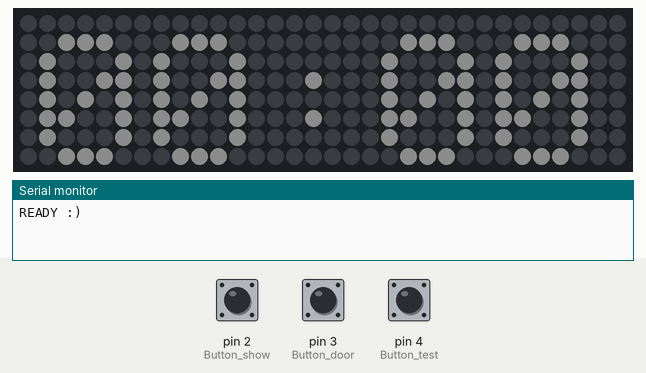
This sketch was run on a simulated Arduino Uno, built with avr-gcc and run on an emulated ATmega328P. On the bench: 32×8 RGB LED matrix (first LED top left, wired row by row), the last lines printed to the serial monitor. The test bench sets the inputs (shaded band); at power-on: pin 2 (Button_show) HIGH, pin 3 (Button_door) HIGH, pin 4 (Button_test) HIGH. Dim RGB values are drawn brighter than linear.

Above: at 1.2 s.
1.3 s: pin 2 (Button_show) pulled LOW for 0.15 s
At 1.55 s:
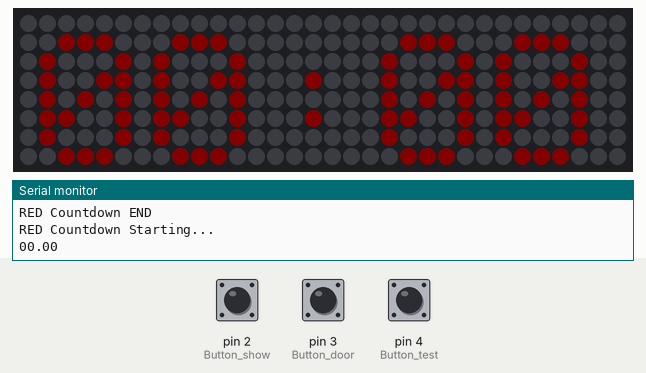
3.1 s: pin 3 (Button_door) pulled LOW for 3.2 s
At 5.06 s:
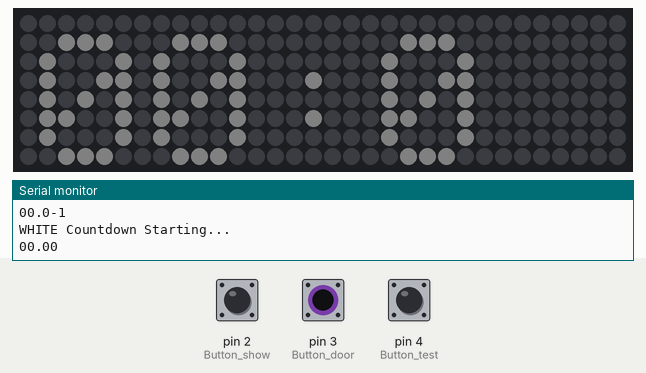
7.8 s: pin 2 (Button_show) pulled LOW for 1 s
At 9.4 s:
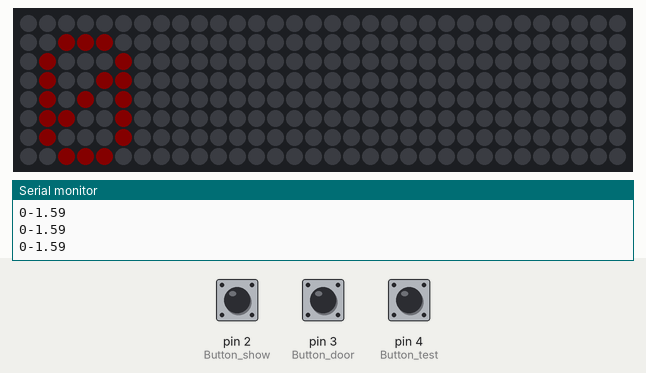
10.3 s: pin 3 (Button_door) pulled LOW for 0.15 s
At 11.3 s:
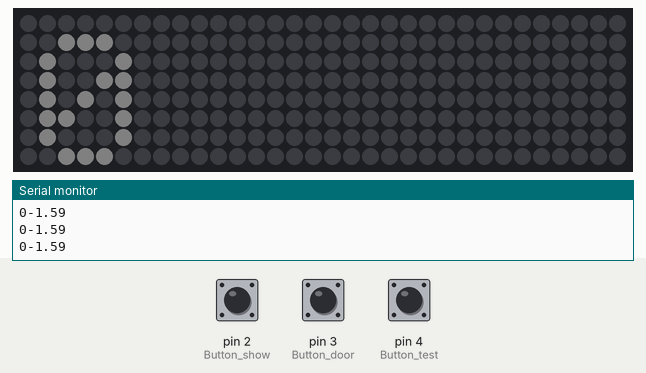
12.0 s: pin 4 (Button_test) pulled LOW for 0.15 s
At 12.7 s:
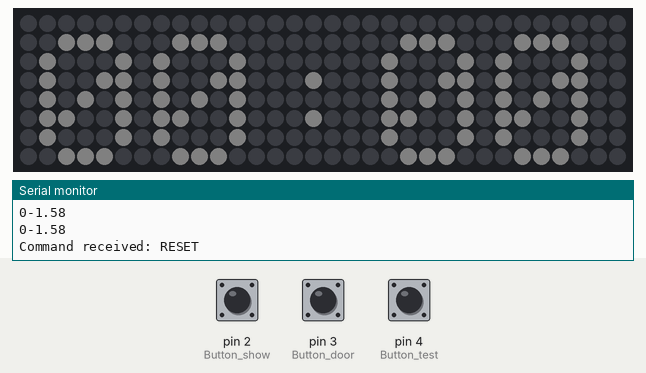
Timing chart, 0 to 15.0 s (numbered marks = the images above; inputs shaded):
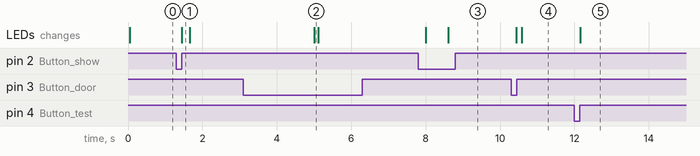

The sketch:

countdown_2560_prod.ino
```cpp
/* Affichage Compte à reboursh
*
*
* 2016 Julien Auberson Theâtre de Vidy Lausanne
*
* 13.09 Blanc et rouge se suivent, ajout de 0, ajout de info, enlever les trucs inutiles door show etc..
* ajout des 0 dans le decompte blanc, inversion !!!!!! de M se S dans la saisie !!!! :)***--_ooo
* V0.4.1 cleaN des des merdes inuiles... et toutes les variables
* V0.4  ajout enregistrement variables sur eeprom
* V0.3: ajout saisie variables par port série
* V0.3 SC : Utiliisation de la librairie Serial Command.
*
*/

#include <Adafruit_GFX.h>
#include <Adafruit_NeoMatrix.h>
#include <Adafruit_NeoPixel.h>
#include <SoftwareSerial.h>
#include <SerialCommand.h>
#include <EEPROMex.h>

SerialCommand SCmd;   // Initialisation objet Scmd
#define PIN 6  // PIN pour NeoPixel
#define Button_show 2
#define Button_door 3
#define Button_test 4


int i = 0;
char run = 0; // shows if timer is runnig
int door = 0; // Door countdown
int show = 0; // Show countdown
char END = 0; // variable fin décompte Show.
boolean looping = false;


// user setted and "turn on" values

int default_Sec;
int default_Min;
// current values
int Sec;
int Min;
int Min_S;
int Sec_S;
int Sec_countdown;
int Min_countdown;
int brightness;

//timer interrupt

ISR(TIMER1_OVF_vect) {
  Sec--; // timer values decreases
  TCNT1 = 0x0BDC;

}


Adafruit_NeoMatrix matrix = Adafruit_NeoMatrix(32, 8, PIN,
                            NEO_MATRIX_TOP     + NEO_MATRIX_LEFT +
                            NEO_MATRIX_COLUMNS + NEO_MATRIX_ZIGZAG,
                            NEO_GRB            + NEO_KHZ800);


const uint16_t colors[] = {
  matrix.Color(200, 0, 0), matrix.Color(180, 180, 180 ), matrix.Color(176, 23, 31), matrix.Color(0, 200, 0), matrix.Color(225, 100, 255)
};


void setup()

{
  // Default timer value definition

  Min_S = EEPROM.readInt(1);
  Sec_S = EEPROM.readInt(3);
  brightness = 12;
  Min_countdown = EEPROM.readInt(7);
  Sec_countdown = EEPROM.readInt(9);

  matrix.begin();
  matrix.setTextWrap(false);
  matrix.setBrightness(12);
  //matrix.setTextColor(colors[0]);
  matrix.fillScreen(0);

  pinMode(Button_door, INPUT_PULLUP);
  //digitalWrite(Button_door, HIGH); //pull up resistor
  pinMode(Button_show, INPUT_PULLUP);
  //digitalWrite(Button_show, HIGH); //pull up resistor
  pinMode(Button_test, INPUT_PULLUP);

  TIMSK1 = 0x01; // enabled global and timer overflow interrupt;
  TCCR1A = 0x00; // normal operation 148 page (mode0);
  TCNT1 =  0x0BDC;
  TCCR1B = 0x00; // stop hardware timer


  SCmd.addDefaultHandler(unrecognized); // Handler for command that isn't matched  (says "What?")
  SCmd.addCommand("T", process_time); // Saisie du temps
  SCmd.addCommand("I", info); //

  SCmd.addCommand("D", start_door); //
  SCmd.addCommand("B", set_brightness); //

  SCmd.addCommand("R", start_reset); //
  SCmd.addCommand("U", process_countdown_time); //


  Serial.begin(9600);

  Serial.print(("READY :)"));
  Serial.println("");


};


void loop ()
{
  //brightnesscontrol();


  SCmd.readSerial();

  default_Sec = Min_S;
  default_Min = Sec_S;


  if (!digitalRead(Button_door)) {
    start_door() ;
  }
  if (!digitalRead(Button_show)) {
    start_show() ;
  }
  if (!digitalRead(Button_test)) {
    start_reset() ;
  }


  if (Sec == -1) {
    Min--;
    Sec = 59;
  }

  ///ajout de 0 dans décompte série/////

  if (run) {
    if (Min <= 9) Serial.print("0");  // adjust for 0-9
    Serial.print(Min);
    Serial.print(".");
    if (Sec <= 9) Serial.print("0");  // adjust for 0-9
    Serial.println (Sec);
  }

  /// Conversion en format MM:SS    ////

  byte Tc = (Min / 10);
  byte Td = (Min % 10);
  byte Te = (Sec / 10);
  byte Tf = (Sec % 10);
  char num[11] = {'0', '1', '2', '3', '4', '5', '6', '7', '8', '9'};
  char Tm[1] = {num[Tc]};
  char Tm2[1] = {num[Td]};
  char Ts[1] = {num[Te]};
  char Ts2[1] = {num[Tf]};
  char showhour[9] = {Tm[0], Tm2[0], ':', Ts[0], Ts2[0]};


  if (run) {  // to do
    matrix.fillScreen(0);
    matrix.setCursor(1, 1);
    matrix.print(showhour);
    matrix.show();
  }

  else {
    Min = Min_countdown;
    Sec = Sec_countdown;
    matrix.fillScreen(0);
    matrix.setCursor(1, 1);
    if (Min <= 9) matrix.print("0");  // adjust for 0-9
    matrix.print(Min);
    matrix.print(":");
    if (Sec <= 9) matrix.print("0");  // adjust for 0-9
    matrix.print (Sec);

   // matrix.print(Min_countdown);matrix.print(":"); matrix.print(Sec_countdown); // Chiffres statiques
    matrix.show();
    //delay(150);
  }


  ///Fin du compte à rebours "Porte"
  if ((Min == 0) && (Sec == 0) && run && door) {
   // run = 0;
    //TCCR1B = 0x00; //stop timer
    door = 0;
  Serial.println("Decompte Rouge");
  Sec = Min_S;
  Min = Sec_S;
  //TCCR1B = 0x04;
  run = 1;
  show = 1;
  matrix.setTextColor(colors[0]);


    END = 1;
  }

  ///Fin du compte à rebours "Show" ///
  if ((Min == 0) && (Sec == 0) && run && show) {
    run = 0;
    show = 0;
    Serial.println("RED Countdown END");

    matrix.setTextColor(colors[1]);
    TCCR1B = 0x00; //stop timer
    END = 1;

  }


  // END
  if (END) {
    END = 0;
    Sec = default_Sec ;
    Min = default_Min ;

  }

};


void unrecognized()
{
  Serial.println("What?");
}


void process_time()
{

  char *arg;

  Serial.println("RED Countdown Sec : Min");
  arg = SCmd.next();
  if (arg != NULL)
  {
    Min_S = atoi(arg);  // Converts a char string to an integer

    Serial.print("Seconde: ");
    Serial.println(Min_S);
    EEPROM.writeInt(1, Min_S);
  }
  else {
    Serial.println("No arguments");
  }

  arg = SCmd.next();
  if (arg != NULL)
  {
    Sec_S = atol(arg);
    Serial.print("Minute: ");
    Serial.println(Sec_S);
    EEPROM.writeInt(3, Sec_S);
  }
  else {
    Serial.println("No second argument");
  }

}


void process_countdown_time()
{


  char *arg;

  Serial.println("Decompte BLANC");
  arg = SCmd.next();
  if (arg != NULL)
  {
    Min_countdown = atoi(arg);  // Converts a char string to an integer

    Serial.print("Minute: ");
    Serial.println(Min_countdown);
    EEPROM.writeInt(7, Min_countdown);
  }
  else {
    Serial.println("No arguments");
  }

  arg = SCmd.next();
  if (arg != NULL)
  {
    Sec_countdown = atol(arg);
    Serial.print("Seconde: ");
    Serial.println(Sec_countdown);
    EEPROM.writeInt(9, Sec_countdown);
  }
  else {
    Serial.println("No second argument");
  }
}


void start_show()
{
  Serial.println("RED Countdown Starting...");
 // Min = Min_S;
 // Sec = Sec_S;
  TCCR1B = 0x04;
  run = 1;
  show = 1;
  matrix.setTextColor(colors[0]);
}

void start_door() {
  Serial.println("WHITE Countdown Starting...");
  TCCR1B = 0x04;
  run = 1;
  door = 1;
  Min = Min_countdown;
  Sec = Sec_countdown ;
  matrix.setTextColor(colors[1]);


}

void set_brightness() {


  char *arg;

  Serial.println("We're in process_command");
  arg = SCmd.next();
  if (arg != NULL)
  {
    int  brights = atoi(arg);  // Converts a char string to an integer

    Serial.print("Brightness: ");
    Serial.println(brights);
    matrix.setBrightness(brights);
    EEPROM.writeInt(5, brights);

  }
  else {
    Serial.println("No arguments");
  }


}


void start_reset() {


  Serial.println("Command received: RESET");
  matrix.fillScreen(0);
  Min = Min_S;
  Sec = Sec_S;
  TCCR1B = 0x00;
  run = 0;
  show = 0;
  door = 0;
  //matrix.print("00:00");
  matrix.setTextColor(colors[1]); // defaullt color !!

}
void info() {
     Serial.print("Total LED time : ");
     Serial.print("WHITE: ");Serial.print(EEPROM.readInt(7)); Serial.print(" Min");  Serial.print(" + ");   Serial.print(EEPROM.readInt(9)); Serial.print(" Sec");

     Serial.print(" RED: ");Serial.print(EEPROM.readInt(3)); Serial.print(" Min "); Serial.print(" + ");  Serial.print(EEPROM.readInt(1)); Serial.print(" Sec");

    ;Serial.print(" = "); Serial.print(((EEPROM.readInt(7)*60)+EEPROM.readInt(9))+(EEPROM.readInt(3)*60)+EEPROM.readInt(1));Serial.print(" Sec");
    Serial.println("");


}
```

Measured:
- after the input at 1.3 s, the LEDs: change after 0.14 s (image 1)
- after the input at 3.1 s, the LEDs: change after 1.9 s (image 2)
- after the input at 7.8 s, the LEDs: first change after 0.20 s (image 3 shows a later state)
- after the input at 10.3 s, the LEDs: first change after 0.13 s (image 4 shows a later state)
- after the input at 12.0 s, the LEDs: change after 0.16 s (image 5)
